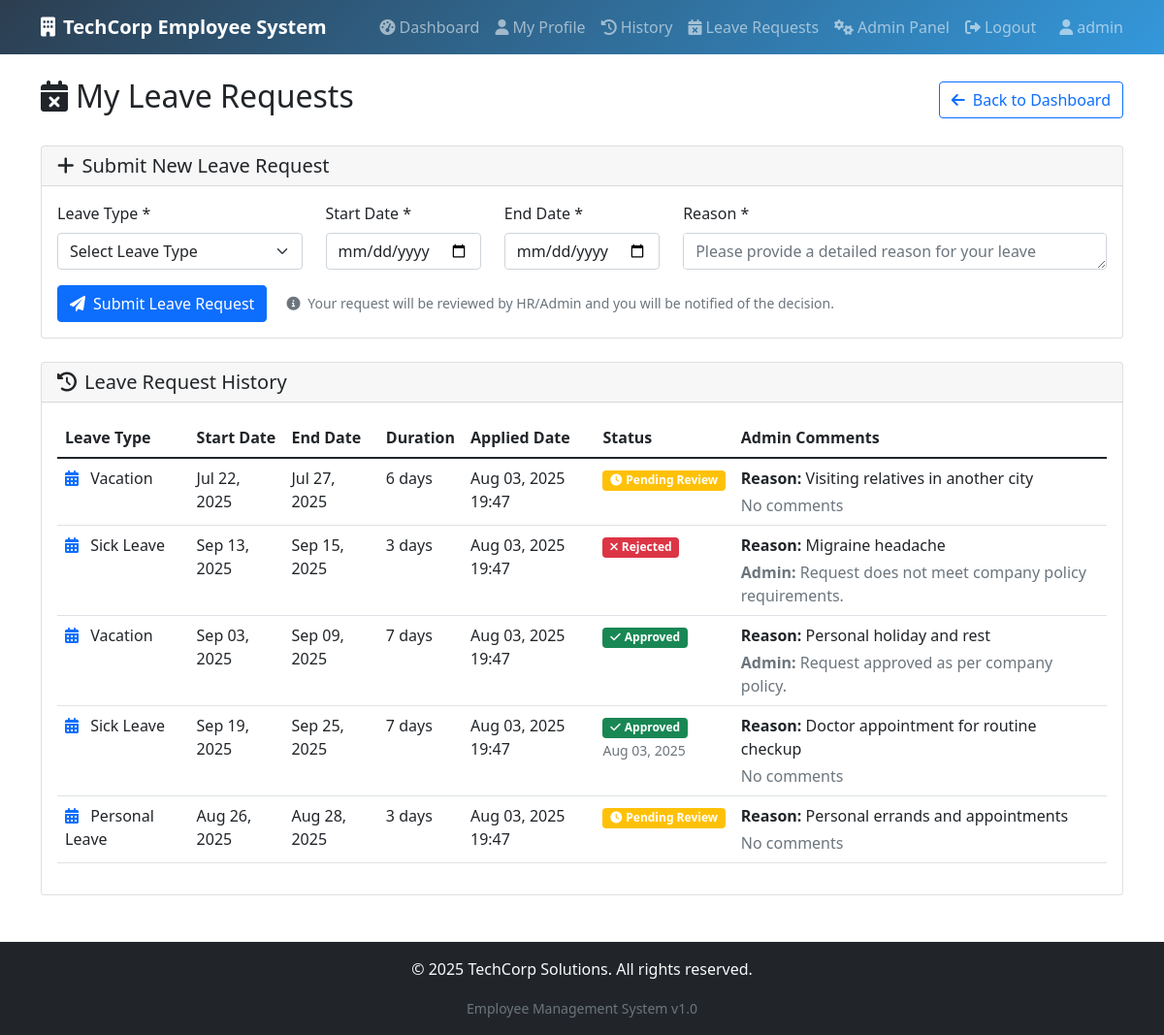
The app's page /leave-requests/ (signed in), older data.
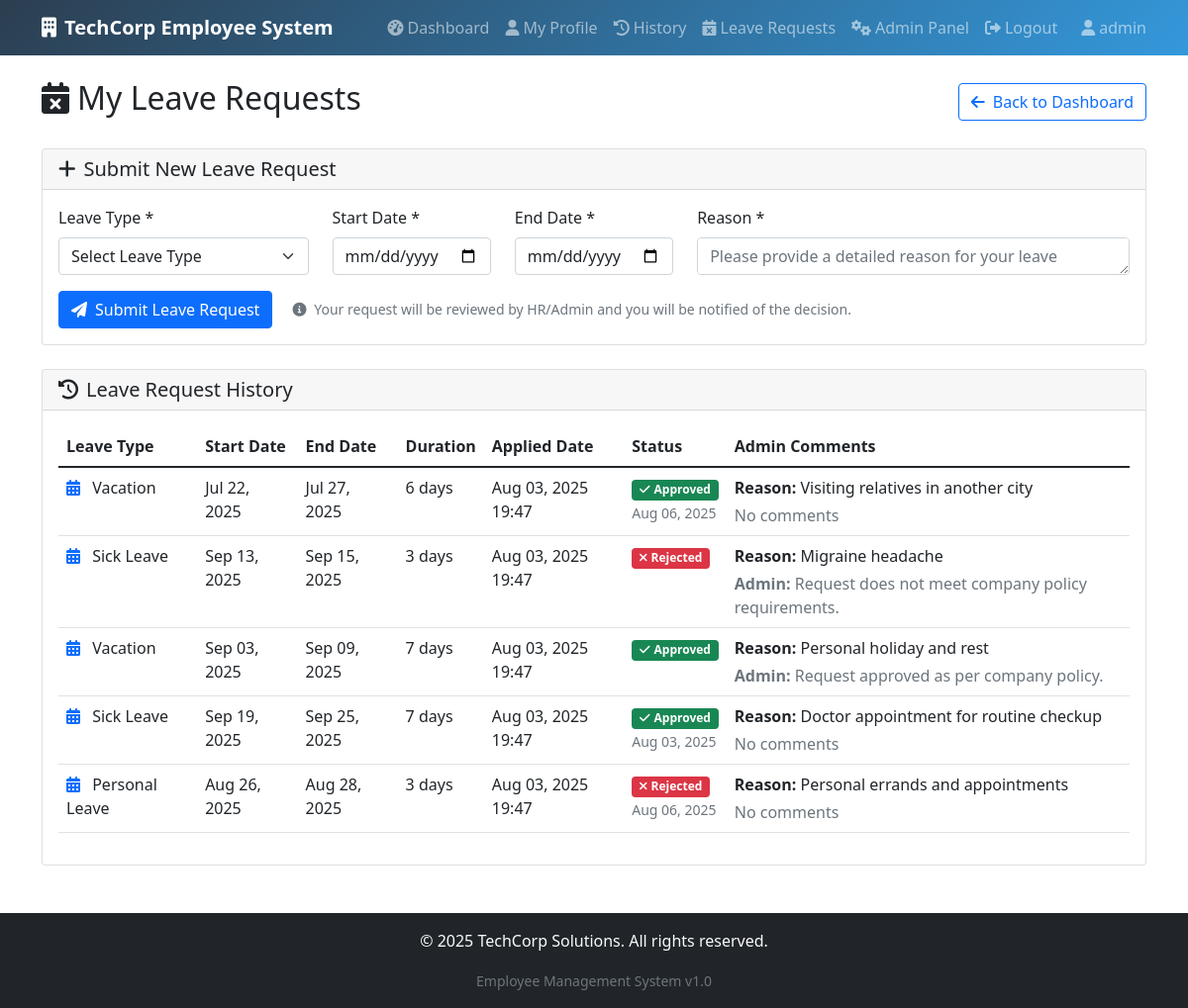
The same page, newer data.
### emp_apps/models.py (models this page shows, shortened)
class LeaveRequest(models.Model):
    LEAVE_TYPES = [
        ('sick', 'Sick Leave'),
        ('vacation', 'Vacation'),
        ('personal', 'Personal Leave'),
        ('emergency', 'Emergency Leave'),
        ('maternity', 'Maternity Leave'),
        ('paternity', 'Paternity Leave'),
    ]
    STATUS_CHOICES = [
        ('pending', 'Pending'),
        ('approved', 'Approved'),
        ('rejected', 'Rejected'),
    ]
    employee = models.ForeignKey(Employee, on_delete=models.CASCADE)
    leave_type = models.CharField(max_length=20, choices=LEAVE_TYPES)
    start_date = models.DateField()
    end_date = models.DateField()
    reason = models.TextField()
    status = models.CharField(max_length=20, choices=STATUS_CHOICES, default='pending')
    applied_date = models.DateTimeField(auto_now_add=True)
    approved_by = models.ForeignKey(User, on_delete=models.SET_NULL, null=True, blank=True, related_name='approved_leaves')
    approved_date = models.DateTimeField(null=True, blank=True)
    admin_comments = models.TextField(blank=True)
    class Meta:
        db_table = 'leave_requests'
        ordering = ['-applied_date']
    @property
    def duration_days(self):
        return (self.end_date - self.start_date).days + 1

### emp_apps/views.py (the view)
# urls.py: path('leave-requests/', views.employee_leave_requests, name='employee_leave_requests'),
@login_required
def employee_leave_requests(request):
    try:
        employee = Employee.objects.get(user=request.user)
        leave_requests = LeaveRequest.objects.filter(employee=employee).order_by('-applied_date')
        context = {
            'employee': employee,
            'leave_requests': leave_requests,
        }
        return render(request, 'attendance/leave_requests.html', context)
    except Employee.DoesNotExist:
        messages.error(request, 'Employee profile not found.')
        return redirect('employee_login')

### emp_apps/templates/attendance/leave_requests.html (shortened to what the changed rows need)
{% extends 'base.html' %}
{% block content %}
<div class="row mb-4">
    <div class="col-12">
        <div class="d-flex justify-content-between align-items-center">
            <h2><i class="fas fa-calendar-times me-2"></i>My Leave Requests</h2>
        </div>
    </div>
</div>
<div class="row">
    <div class="col-12">
        <div class="card">
            <div class="card-body">
                {% if leave_requests %}
                <div class="table-responsive">
                    <table class="table table-hover">
                        <thead>
                            <tr>
                                <th>Leave Type</th>
                                <th>Start Date</th>
                                <th>End Date</th>
                                <th>Duration</th>
                                <th>Applied Date</th>
                                <th>Status</th>
                                <th>Admin Comments</th>
                            </tr>
                        </thead>
                        <tbody>
                            {% for leave in leave_requests %}
                            <tr>
                                <td>
                                    <i class="fas fa-calendar-alt me-2 text-primary"></i>
                                    {{ leave.get_leave_type_display }}
                                </td>
                                <td>{{ leave.start_date|date:"M d, Y" }}</td>
                                <td>{{ leave.end_date|date:"M d, Y" }}</td>
                                <td>{{ leave.duration_days }} day{{ leave.duration_days|pluralize }}</td>
                                <td>{{ leave.applied_date|date:"M d, Y H:i" }}</td>
                                <td>
                                    {% if leave.status == 'pending' %}
                                        <span class="badge bg-warning">
                                            <i class="fas fa-clock me-1"></i>Pending Review
                                        </span>
                                    {% elif leave.status == 'approved' %}
                                        <span class="badge bg-success">
                                            <i class="fas fa-check me-1"></i>Approved
                                        </span>
                                        {% if leave.approved_date %}
                                            <br><small class="text-muted">{{ leave.approved_date|date:"M d, Y" }}</small>
                                        {% endif %}
                                    {% else %}
                                        <span class="badge bg-danger">
                                            <i class="fas fa-times me-1"></i>Rejected
                                        </span>
                                        {% if leave.approved_date %}
                                            <br><small class="text-muted">{{ leave.approved_date|date:"M d, Y" }}</small>
                                        {% endif %}
                                    {% endif %}
                                </td>
                                <td>
                                    {% if leave.reason %}
                                        <div class="mb-1">
                                            <strong>Reason:</strong> {{ leave.reason }}
                                        </div>
                                    {% endif %}
                                    {% if leave.admin_comments %}
                                        <div class="text-muted">
                                            <strong>Admin:</strong> {{ leave.admin_comments }}
                                        </div>
                                    {% else %}
                                        <span class="text-muted">No comments</span>
                                    {% endif %}
                                </td>
                            </tr>
                            {% endfor %}
                        </tbody>
                    </table>
                </div>
                {% endif %}
            </div>
        </div>
    </div>
</div>
{% endblock %}

Row changes from the older to the newer data that the page shows:
changed LeaveRequest "Jul 22, 2025": approved_date (not shown) → "Aug 06, 2025"; status "Pending Review" → "Approved"
changed LeaveRequest "Personal Leave": approved_date (not shown) → "Aug 06, 2025"; status "Pending Review" → "Rejected"
